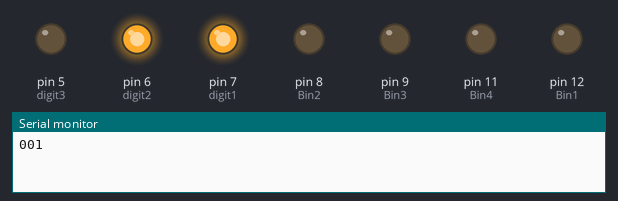
The sketch below on a simulated Arduino Uno, built with avr-gcc and run on an emulated ATmega328P. Shown: output pins drawn as LEDs (lit = HIGH), the last lines printed to the serial monitor.

Above: at 0.15 s.
At 4.95 s:
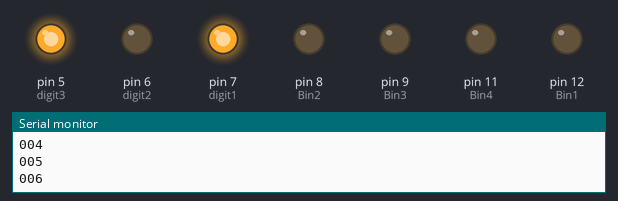
At 9.75 s:
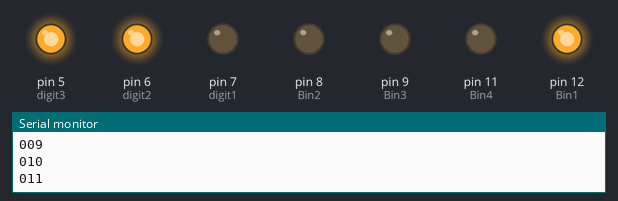
At 19.65 s:
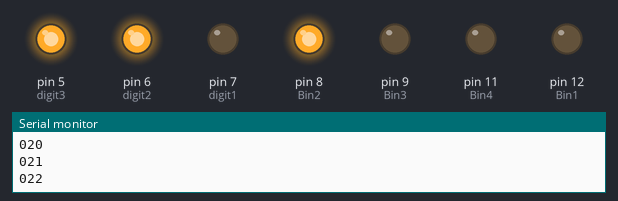
At 29.56 s:
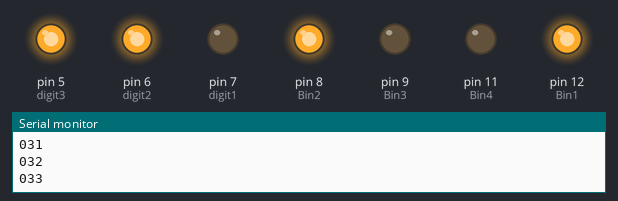
At 39.46 s:
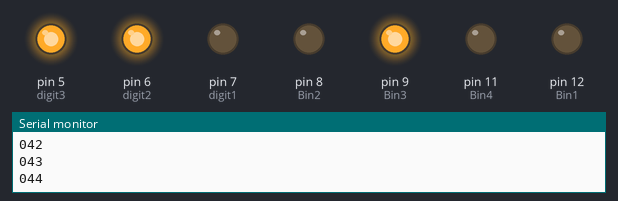
Timing chart, 0 to 40.0 s (numbered marks = the images above):
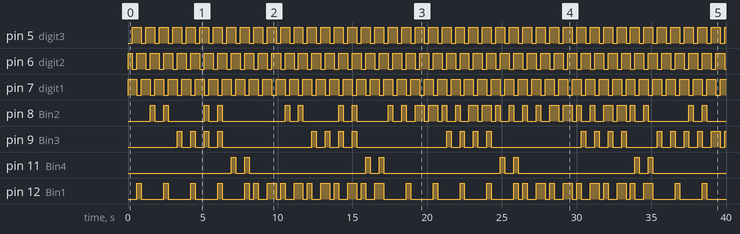

The sketch:

CountUp.ino
```cpp
const int Bin1 = 12;
const int Bin2 = 8;
const int Bin3 = 9;
const int Bin4 = 11;
int digit1 = 7;
int digit2 = 6;
int digit3 = 5;
int x; //the total display
byte mask1 = 1;
byte mask2 = 2;
byte mask3 = 4;
byte mask4 = 8;
byte display1 = 0;
byte display2 = 0;
byte display3 = 0;


void setup()
{
  //sets up all pins as outputs
  pinMode(Bin1, OUTPUT);
  pinMode(Bin2, OUTPUT);
  pinMode(Bin3, OUTPUT);
  pinMode(Bin4, OUTPUT);
  pinMode(digit1, OUTPUT); // Farthest right
  pinMode(digit2, OUTPUT);
  pinMode(digit3, OUTPUT); // Farthest left
  int x = 120;


  Serial.begin(9600);
}

void loop()
{

  for(int x=0; x<= 999; x++)
  {
    if (display1 < 9)
    {
      display1++;
    }

    else
    {
      display1 = 0;
      //OLD: display1++; This made the code skip every multiple of ten

      if (display2 < 9)
      {
        display2++;
      }

      else
      {
        display2 = 0;
        if (display3 < 9)
        {
          display3++;
        }
        else
        {
          display3 = 0;
        }
      }
    }
    Serial.print(display3);
    Serial.print(display2);
    Serial.println(display1);

    // I switched the order (display highest number first). This was causing the counter to display the display2 value before the one it should be.
    // Display is active LOW

    // First Number
    digitalWrite(digit1, HIGH);
    digitalWrite(digit2, HIGH);
    digitalWrite(digit3, LOW);

    if (display3 & mask1)
    {
      digitalWrite(Bin1, 1);
    }
    else
    {
      digitalWrite(Bin1, 0);
    }
    if (display3 & mask2)
    {
      digitalWrite(Bin2, 1);
    }
    else
    {
      digitalWrite(Bin2, 0);
    }
    if (display3 & mask3)
    {
      digitalWrite(Bin3, 1);
    }
    else
    {
      digitalWrite(Bin3, 0);
    }
    if (display3 & mask4)
    {
      digitalWrite(Bin4, 1);
    }
    else
    {
      digitalWrite(Bin4, 0);
    }

    delay(300);


   // Second Number
    digitalWrite(digit1, HIGH);
    digitalWrite(digit2, LOW);
    digitalWrite(digit3, HIGH);

    if (display2 & mask1)
    {
      digitalWrite(Bin1, 1);
    }
    else
    {
      digitalWrite(Bin1, 0);
    }

    if (display2 & mask2)
    {
      digitalWrite(Bin2, 1);
    }
    else
    {
      digitalWrite(Bin2, 0);
    }

    if (display2 & mask3)
    {
      digitalWrite(Bin3, 1);
    }
    else
    {
      digitalWrite(Bin3, 0);
    }

    if (display2 & mask4)
    {
      digitalWrite(Bin4, 1);
    }
    else
    {
      digitalWrite(Bin4, 0);
    }

    delay(300);

    // Third Number
    digitalWrite(digit1, LOW);
    digitalWrite(digit2, HIGH);
    digitalWrite(digit3, HIGH);

    if (display1 & mask1)
    {
      digitalWrite(Bin1, 1);
    }
    else
    {
      digitalWrite(Bin1, 0); //OLD: digitalWrite(Bin1, 1); This created the double odd numbers
    }

    if (display1 & mask2)
    {
      digitalWrite(Bin2, 1);
    }
    else
    {
      digitalWrite(Bin2, 0);
    }

    if (display1 & mask3)
    {
      digitalWrite(Bin3, 1);
    }
    else
    {
      digitalWrite(Bin3, 0);
    }

    if (display1 & mask4)
    {
      digitalWrite(Bin4, 1);
    }
    else
    {
      digitalWrite(Bin4, 0);
    }

    delay(300);


  } // End of for loop
} // End of void loop
```

Measured:
- by itself, pin 5 (digit3), pin 7 (digit1): alternates HIGH for 0.60 s and LOW for 0.30 s
- by itself, pin 6 (digit2): repeats every 0.90 s: LOW 0.30 s, HIGH 0.60 s
- by itself, pin 8 (Bin2): LOW → HIGH at 1.5 s, → LOW 0.30 s later, → HIGH 0.60 s later, → LOW 0.30 s later, … (60 changes in this stretch)
- by itself, pin 9 (Bin3): LOW → HIGH at 3.3 s, → LOW 0.30 s later, → HIGH 0.60 s later, → LOW 0.30 s later, … (43 changes in this stretch)
- by itself, pin 11 (Bin4): repeats every 9.0 s: LOW 0.60 s, HIGH 0.30 s, LOW 7.8 s, HIGH 0.30 s
- by itself, pin 12 (Bin1): moves between LOW and HIGH, repeating every 18.0 s
